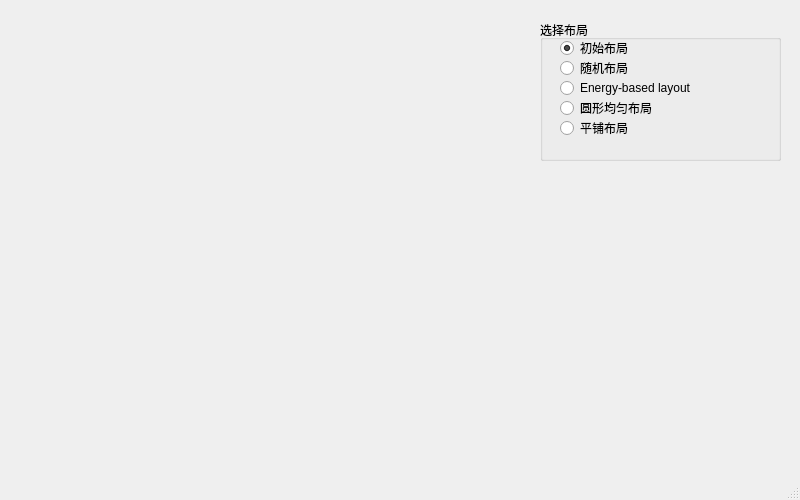
<?xml version="1.0" encoding="UTF-8"?>
<ui version="4.0">
 <class>PaperConferenceAuthorWindow</class>
 <widget class="QMainWindow" name="PaperConferenceAuthorWindow">
  <property name="geometry">
   <rect>
    <x>0</x>
    <y>0</y>
    <width>800</width>
    <height>500</height>
   </rect>
  </property>
  <property name="windowTitle">
   <string>MainWindow</string>
  </property>
  <widget class="QWidget" name="centralwidget">
   <widget class="QGroupBox" name="groupBox">
    <property name="geometry">
     <rect>
      <x>540</x>
      <y>20</y>
      <width>241</width>
      <height>141</height>
     </rect>
    </property>
    <property name="autoFillBackground">
     <bool>true</bool>
    </property>
    <property name="title">
     <string>选择布局</string>
    </property>
    <widget class="QRadioButton" name="initLayoutButton">
     <property name="geometry">
      <rect>
       <x>20</x>
       <y>20</y>
       <width>89</width>
       <height>16</height>
      </rect>
     </property>
     <property name="focusPolicy">
      <enum>Qt::ClickFocus</enum>
     </property>
     <property name="text">
      <string>初始布局</string>
     </property>
     <property name="checked">
      <bool>true</bool>
     </property>
    </widget>
    <widget class="QRadioButton" name="randomLayoutButton">
     <property name="geometry">
      <rect>
       <x>20</x>
       <y>40</y>
       <width>89</width>
       <height>16</height>
      </rect>
     </property>
     <property name="focusPolicy">
      <enum>Qt::ClickFocus</enum>
     </property>
     <property name="text">
      <string>随机布局</string>
     </property>
    </widget>
    <widget class="QRadioButton" name="FmmmLayoutButton">
     <property name="geometry">
      <rect>
       <x>20</x>
       <y>60</y>
       <width>141</width>
       <height>16</height>
      </rect>
     </property>
     <property name="focusPolicy">
      <enum>Qt::ClickFocus</enum>
     </property>
     <property name="text">
      <string>Energy-based layout</string>
     </property>
    </widget>
    <widget class="QRadioButton" name="circleLayoutButton">
     <property name="geometry">
      <rect>
       <x>20</x>
       <y>80</y>
       <width>101</width>
       <height>16</height>
      </rect>
     </property>
     <property name="text">
      <string>圆形均匀布局</string>
     </property>
    </widget>
    <widget class="QRadioButton" name="formLayoutButton">
     <property name="geometry">
      <rect>
       <x>20</x>
       <y>100</y>
       <width>89</width>
       <height>16</height>
      </rect>
     </property>
     <property name="text">
      <string>平铺布局</string>
     </property>
    </widget>
   </widget>
  </widget>
  <widget class="QMenuBar" name="menubar">
   <property name="geometry">
    <rect>
     <x>0</x>
     <y>0</y>
     <width>800</width>
     <height>23</height>
    </rect>
   </property>
  </widget>
  <widget class="QStatusBar" name="statusbar"/>
 </widget>
 <resources/>
 <connections/>
</ui>
